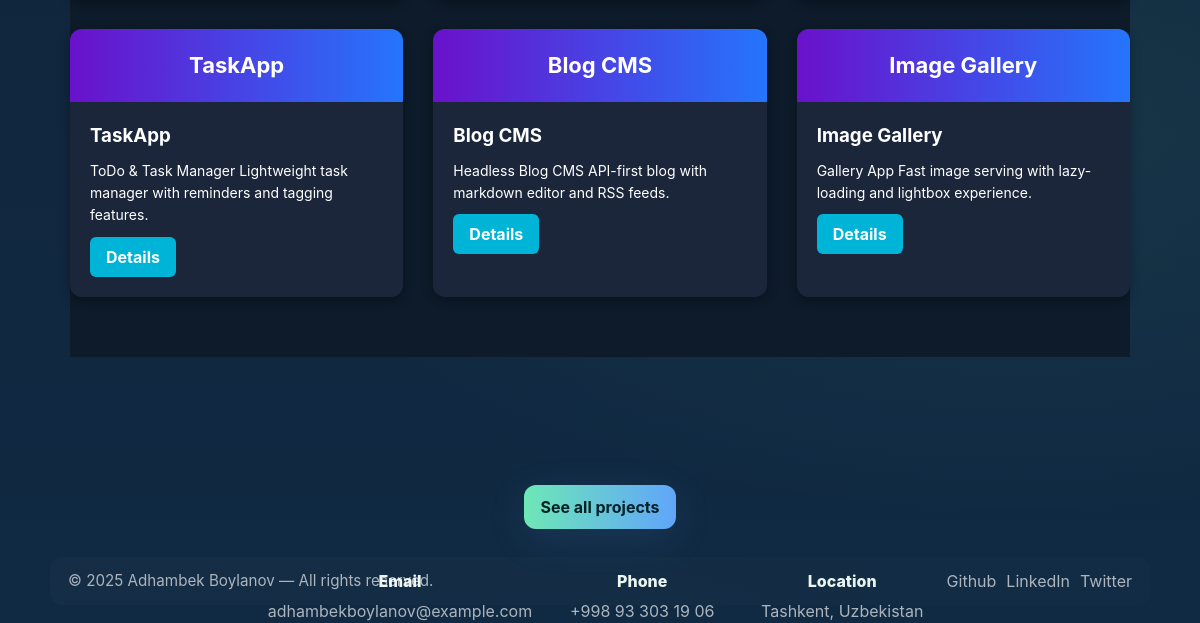
The app's page / (lower part), older data.
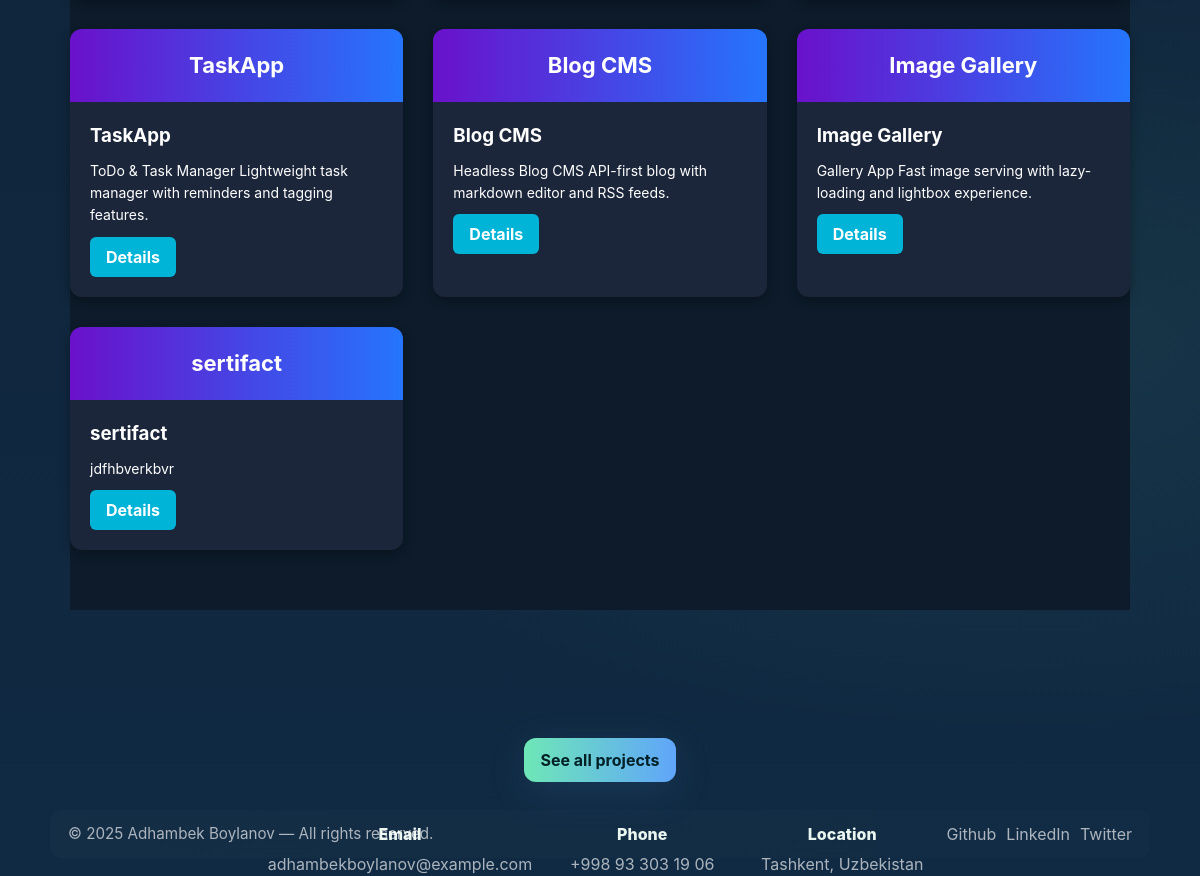
The same page, newer data.
### configapp/models.py (models this page shows, shortened)
class Project(models.Model):
    title = models.CharField(max_length=200)
    description = models.TextField()
    technologies = models.CharField(max_length=200)
    tech_stack = models.CharField(max_length=255)  # masalan: "Django, PostgreSQL, Bootstrap"
    repo_link = models.URLField(blank=True, null=True)

### configapp/views.py (the view)
# urls.py: path('', index, name="index"),
def index(request):
    personalinfo = PersonalInfo.objects.first()
    skills = Skill.objects.all()
    experiences = Experience.objects.all()
    educations = Education.objects.all()
    projects = Project.objects.all()
    context = {
        'personalinfo': personalinfo,
        'skills': skills,
        'experiences': experiences,
        'educations': educations,
        'projects': projects
    }
    return render(request, 'index1.html',context=context)

### configapp/templates/index1.html (shortened to what this page needs)
<!DOCTYPE html>
<html lang="en">
<head>
</head>
<body>
  <main>
    <section id="portfolio" class="content-section">
      <div class="container">
        <section id="projects" style="padding:60px 0; background:#0d1b2a; color:#fff;">
          <div style="display:grid; grid-template-columns:repeat(auto-fit, minmax(300px, 1fr)); gap:30px; max-width:1200px; margin:0 auto;">
            {% for project in projects %}
            <div style="background:#1b263b; border-radius:12px; overflow:hidden; box-shadow:0 4px 12px rgba(0,0,0,0.3);">
              <div style="background:linear-gradient(90deg,#6a11cb,#2575fc); padding:20px; text-align:center; font-size:22px; font-weight:bold;">
                {{ project.title }}
              </div>
              <div style="padding:20px;">
                <h3 style="margin:0 0 10px 0;">{{ project.title }}</h3>
                <p style="font-size:14px; line-height:1.6;">{{ project.description }}</p>
                {% if project.repo_link %}
                <a href="{{ project.repo_link }}" target="_blank"
                   style="display:inline-block; padding:8px 16px; background:#00b4d8; color:#fff; border-radius:6px; text-decoration:none; font-weight:bold;">Details</a>
                {% endif %}
              </div>
            </div>
            {% endfor %}
          </div>
        </section>
      </div>
    </section>
        <div style="margin-top:28px;text-align:center">
          <a class="btn primary" href="#portfolio">See all projects</a>
        </div>
    <div style="margin-top:40px;display:flex;gap:20px;justify-content:center;flex-wrap:wrap;color:var(--muted)">
      <div style="min-width:180px;text-align:center">
        <div style="font-weight:800;color:#eaf6f0">Email</div>
        <div style="margin-top:6px">adhambekboylanov@example.com</div>
      </div>
      <div style="min-width:180px;text-align:center">
        <div style="font-weight:800;color:#eaf6f0">Phone</div>
        <div style="margin-top:6px">+998 93 303 19 06</div>
      </div>
      <div style="min-width:180px;text-align:center">
        <div style="font-weight:800;color:#eaf6f0">Location</div>
        <div style="margin-top:6px">Tashkent, Uzbekistan</div>
      </div>
    </div>
  <footer class="site-footer container" role="contentinfo">
    <div class="copyright">© 2025 Adhambek Boylanov — All rights reserved.</div>
    <div style="display:flex;gap:10px;align-items:center">
      <a href="#" aria-label="github" style="color:var(--muted)">Github</a>
      <a href="#" aria-label="linkedin" style="color:var(--muted)">LinkedIn</a>
      <a href="#" aria-label="twitter" style="color:var(--muted)">Twitter</a>
    </div>
  </footer>
</body>
</html>

### configapp/templates/index1.html (style rules this page uses)
:root { --bg-1: #0f1724; --bg-2: #102a43; --accent-1: #6EE7B7; --accent-2: #60A5FA; --glass: rgba(255,255,255,0.06); --card: rgba(255,255,255,0.03); --muted: rgba(255,255,255,0.65); --max-width: 1100px; }
* { box-sizing:border-box;margin:0;padding:0 }
html,body { height:100% }
body { font-family: Inter, ui-sans-serif, system-ui, -apple-system, "Segoe UI", Roboto, "Helvetica Neue", Arial; background: radial-gradient(1200px 600px at 10% 10%, rgba(96,165,250,0.12), transparent), radial-gradient(800px 400px at 85% 85%, rgba(110,231,183,0.08), transparent), linear-gradient(180deg,var(--bg-1), var(--bg-2)); color:#e6eef8; -webkit-font-smoothing:antialiased; -moz-osx-font-smoothing:grayscale; line-height:1.5; overflow-x:hidden; padding-bottom:80px; }
a { color:var(--accent-2);text-decoration:none }
.container { width:calc(100% - 40px); max-width:var(--max-width); margin:0 auto; padding:30px 20px; }
.btn { display:inline-flex;align-items:center;gap:10px;padding:10px 16px;border-radius:12px;border:0;cursor:pointer;font-weight:700; text-decoration:none;color:inherit; }
.btn.primary { background: linear-gradient(90deg,var(--accent-1),var(--accent-2)); color:#022127; box-shadow: 0 10px 40px rgba(96,165,250,0.12); }
section.content-section { padding:70px 0; position:relative; z-index:2; }
footer.site-footer { position:fixed;left:18px;right:18px;bottom:18px;padding:12px 18px;border-radius:12px; background: linear-gradient(90deg, rgba(255,255,255,0.02), rgba(255,255,255,0.01)); display:flex;justify-content:space-between;align-items:center;z-index:60; }
footer .copyright { color:var(--muted);font-size:0.95rem }

Row changes from the older to the newer data that the page shows:
added Project: title "sertifact", description "jdfhbverkbvr"
